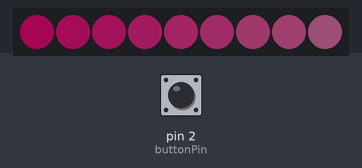
This sketch was run on a simulated Arduino Uno, built with avr-gcc and run on an emulated ATmega328P. On the bench: 9 RGB LEDs in strip order, left to right. Inputs (shaded band) come from the test bench; at power-on: pin 2 (buttonPin) LOW. Dim RGB values are drawn brighter than linear.

Above: at 4.2 s.
4.3 s: pin 2 (buttonPin) pulled HIGH for 0.15 s
At 4.7 s:
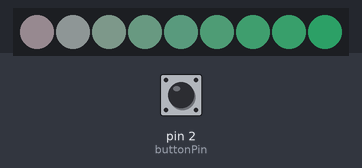
7.4 s: pin 2 (buttonPin) pulled HIGH for 1 s
At 8.0 s:
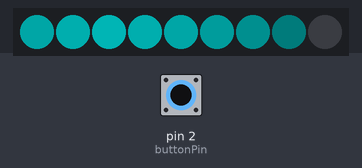
9.0 s: pin 2 (buttonPin) pulled HIGH for 3.2 s
At 9.6 s:
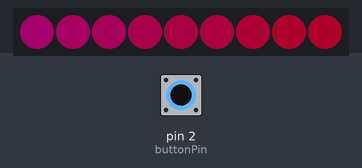
14.8 s: pin 2 (buttonPin) pulled HIGH for 0.15 s
At 17.7 s:
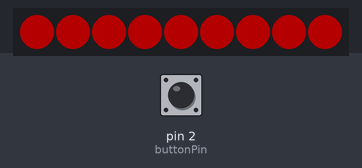
17.9 s: pin 2 (buttonPin) pulled HIGH for 0.15 s
At 19.07 s:
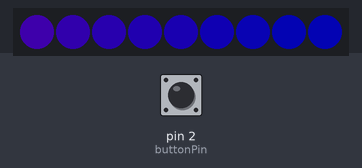
21.0 s: pin 2 (buttonPin) pulled HIGH for 1 s
At 22.46 s:
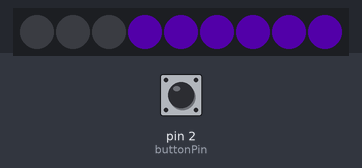
Timing chart, 0 to 24.0 s (numbered marks = the images above; inputs shaded):
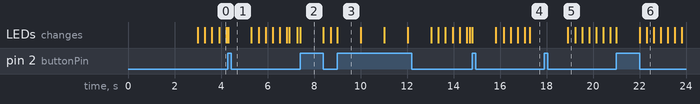

The sketch:

Light_Board.ino
```cpp
//CUSTOM LIGHT BOARD
//Author: Brendan Li
//Completed: 12/21/21


//Using FastLED library for these LEDs
#include <FastLED.h>

const int buttonPin = 2;     // the number of the pushbutton pin
int buttonState = 0;         // variable for reading the pushbutton status
#define DATA_PIN 5
#define NUM_LEDS    9
#define BRIGHTNESS  64
#define LED_TYPE    WS2811
#define COLOR_ORDER GRB
CRGB leds[NUM_LEDS];
int set = 0;
#define UPDATES_PER_SECOND 100


CRGBPalette16 currentPalette;
TBlendType    currentBlending;

//VOID SETUP
void setup() {
    delay( 3000 ); // power-up safety delay
    FastLED.addLeds<LED_TYPE, DATA_PIN, COLOR_ORDER>(leds, NUM_LEDS).setCorrection( TypicalLEDStrip );
    FastLED.setBrightness(  BRIGHTNESS );
    // initialize the pushbutton pin as an input:
    pinMode(buttonPin, INPUT);
    currentPalette = RainbowColors_p;
    currentBlending = LINEARBLEND;
}

//VOID LOOP
void loop()
{
    buttonState = digitalRead(buttonPin);
    // check if the pushbutton is pressed. add to the set
    if (buttonState == HIGH) {
        set++;
        delay(1000);
    }

    static uint8_t startIndex = 0;
    startIndex = startIndex + 1; /* motion speed */
    FillLEDsFromPaletteColors( startIndex);
    currentBlending = LINEARBLEND;
    //depending on the set value, set a certain palette
    if( set ==  0)  { Pink();}
    if( set == 1)  { Aqua(); }
    if( set == 2)  { Red(); }
    if( set == 3)  { currentPalette = PartyColors_p; }
    if( set == 4)  { currentPalette = RainbowStripeColors_p; currentBlending = NOBLEND;}
    if(set == 5){set=0;}
    //send palette to LEDs
    FastLED.show();
    FastLED.delay(1000 / UPDATES_PER_SECOND);
}

//FastLED FUNCTION
void FillLEDsFromPaletteColors( uint8_t colorIndex)
{
    uint8_t brightness = 255;

    for( int i = 0; i < NUM_LEDS; ++i) {
        leds[i] = ColorFromPalette( currentPalette, colorIndex, brightness, currentBlending);
        colorIndex += 3;
    }
}


// This function sets up a palette of mainly red and purple colors
void Red()
{
    CRGB red = CHSV( HUE_RED, 255, 255);
    CRGB purple  = CHSV( HUE_PURPLE, 255, 255);

    currentPalette = CRGBPalette16(purple, purple, red, red);

}
//Aqua colored palette
void Aqua()
{
    // 'black out' all 16 palette entries...
    fill_solid( currentPalette, 9, CRGB::Black);
    // and set every fourth one to white.
    currentPalette[0] = CRGB::Aqua;
    currentPalette[4] = CRGB::Aqua;
    currentPalette[8] = CRGB::Aqua;
    currentPalette[12] = CRGB::Aqua;

}

// pink colored palette
void Pink()
{
    CRGB aqua = CHSV( HUE_AQUA, 255, 255);
    CRGB pink  = CHSV( HUE_PINK, 255, 255);

    currentPalette = CRGBPalette16(aqua, pink, aqua, pink);
}
```

Measured:
- after the input at 4.3 s, the LEDs: change at once (image 1)
